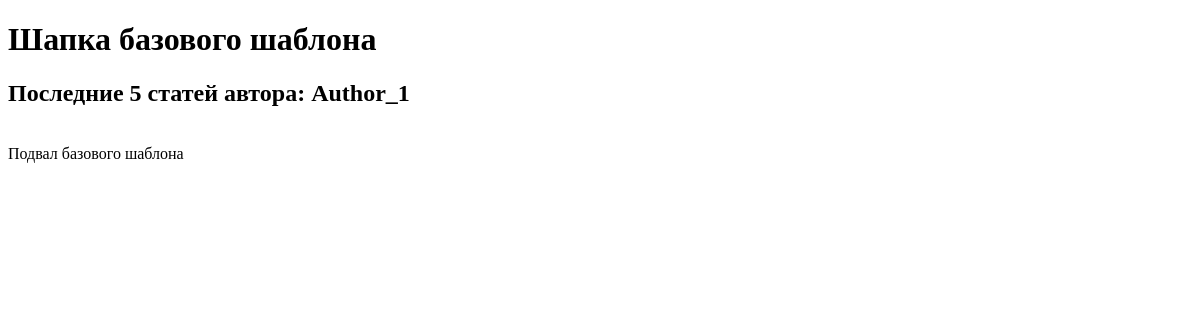
The page /lection3/author/1 on the database as committed earlier.
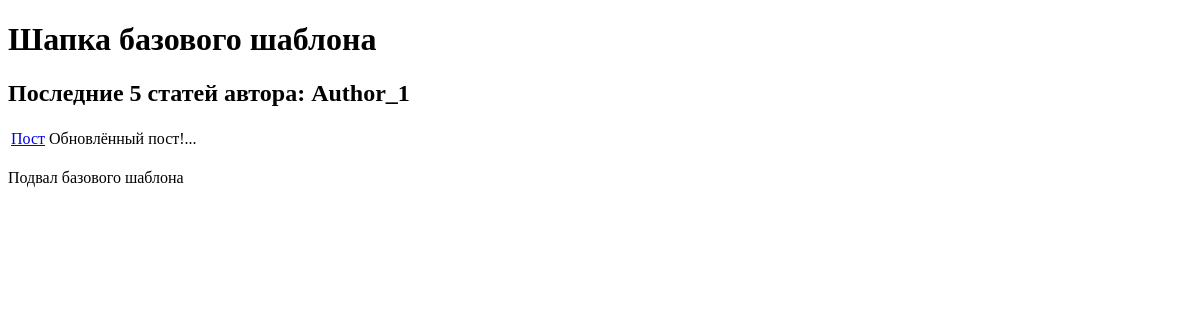
The same page on the database as committed later.
### myapp3/models.py (models this page shows, shortened)
class Author(models.Model):
    name = models.CharField(max_length=100)
    email = models.EmailField()

class Post(models.Model):
    title = models.CharField(max_length=100)
    content = models.TextField()
    author = models.ForeignKey(Author, on_delete=models.CASCADE)
    def get_summary(self):
        words = self.content.split()
        return f'{" ".join(words[:12])}...'

### myapp3/views.py (the view)
# urls.py: path("author/<int:author_id>", author_posts, name="author_posts"),
def author_posts(request, author_id):
    author = get_object_or_404(Author, pk=author_id)
    posts = Post.objects.filter(author=author).order_by('-id')[:5]
    return render(request, 'myapp3/author_posts.html', {'author': author, 'posts': posts})

### myapp3/templates/myapp3/author_posts.html (shortened to what this page needs)
{% extends 'base.html' %}
{% block content %}
<h2>Последние 5 статей автора: {{ author.name }}</h2>
<table>
    {% for post in posts %}
    <tr>
        <td><a href="{% url 'post_full' post.id %}">{{ post.title }}</a>
        <td>{{ post.get_summary }}</td>
    </tr>
    {% endfor %}
</table>
{% endblock %}

### templates/base.html (shortened to what this page needs)
<!DOCTYPE html>
<html lang="ru">
<head>
</head>
<body>
    <h1>Шапка базового шаблона</h1>
    {% block content %}{% endblock %}
</body>
    <footer><br>Подвал базового шаблона</footer>
</html>

Rows that differ between the two databases and show on the page:
now on this page (row edited): Post: title "Пост", get_summary "Обновлённый пост!..."
